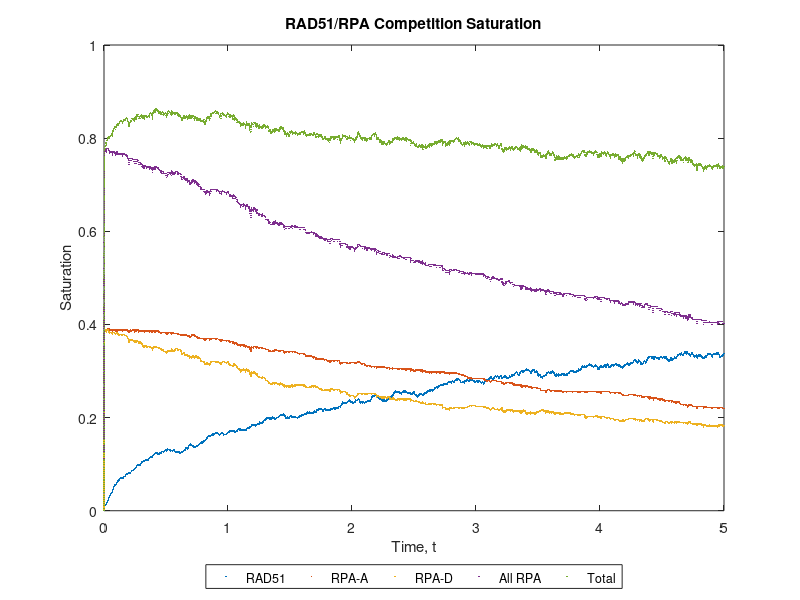

Recreate this plot in MATLAB.
clearvars
close all;

% This is the new model for the competition between RPA and RAD51
% nucleoproteins on ssDNA. It utilizes the Direct Gillespie Algorithm and
% tracks various saturations of the DNA lattice over time. RPA is split
% into two segments, A(which has a very strong affinity for ssDNA) and D
% (which has a lower affinity for ssDNA). Both proteins can bind and unbind
% whenever as long as there are available locations for it.

N = 5000;   %length of ssDNA lattice
% RAD51 Parameters
RAD51 = 51; %value that will be stored on lattice to represent bound RAD51
n_RAD51 = 3;    %length of RAD51 protein
L_RAD51_Total = 2;  %total concentration of RAD51 in solution
Percent_M_RAD51 = 1;    %percentage of RAD51 solution which is monomers
w_RAD51 = 1;    %cooperativity parameter for RAD51
k_on_RAD51 = 1;     %kinetic rate constant for RAD51 binding to ssDNA
k_off_RAD51 = 1;    %kinetic rate constant for RAD51 dissociating from ssDNA

L_RAD51_M = L_RAD51_Total*Percent_M_RAD51;  %calculates concentration of RAD51 monomers
L_RAD51_D = L_RAD51_Total-L_RAD51_M;    %calculates concentration of RAD51 dimers

% RPA Parameters
RPA_A = 1;  %value to represent A piece of RPA on lattice
RPA_D = 3;  %value to represent D piece of RPA on lattice
n_A = 10;   %length of A component of RPA
n_D = 10;   %length of D component of RPA
L_RPA = 2;  %concentration of RPA in solution
w_RPA = 5;  %cooperativity parameter of RPA (for macroscopic binding)
k_on_RPAa = 25; %kinetic rate constant for RPA-A binding to ssDNA
k_on_RPAd = 15;  %kinetic rate constant for RPA-D binding to ssDNA
k_off_RPAa = 0.5; %kinetic rate constant for RPA-A dissociating from ssDNA
k_off_RPAd = 0.3; %kinetic rate constant for RPA-D dissociating from ssDNA

n_RPA = sum([n_A,n_D]);   %calculates total length of RPA molecule
%%%%%%%%%%%%%%%%%%%%%%%%%%%%%%%%%%%%%%%%%%%%%%%%%%%%%%%%%%%%%%%%%%%%%%%%%%%
% Memory Allocation
DNA = zeros(2,N);   %array to represent DNA
                    %top row is used to store locations of hinged open RPA-D
                    %bottom row actually represents the DNA itself
RAD51_Mon_BoundAtSpot = zeros(1,N); %array used to record where RAD51 Monomers are bound
RPA_A_BoundAtSpot = zeros(1,N); %array to record where RPA-A is actively bound
RPA_D_BoundAtSpot = zeros(1,N); %array to record where RPA-D is actively bound
RPA_D_HingedOpen = zeros(1,N);  %array to record where RPA-D is microscopically dissociated from lattice
LocationHistory = zeros(14,1);  %Matrix used to store locations of all events. Same order as Full_Propensity

MaxTime = 5;  %maximum time the simulation runs to

% Initial Values
t(1) = 0;   %initial time is zero
FracCover_RAD51(1) = 0; %initially no RAD51 is on the lattice
FracCover_RPA_A(1) = 0; %initially empty lattice
FracCover_RPA_D(1) = 0; %initially empty lattice
FracCover_RPA(1) = 0;   %initially no RPA on the lattice
FracCover_Total(1) = 0; %initially the lattice is empty
x_Bound_RAD51_M(1) = 0; %initially 0 RAD51 Monomers bound to lattice
x_Bound_RAD51_D(1) = 0; %initially 0 RAD51 Dimers bound to lattice
x_Bound_RPA_A(1) = 0;   %initially 0 RPA molecules bound to lattice
x_Bound_RPA_D(1) = 0;   %initially 0 RPA molecules bound to lattice
%%%%%%%%%%%%%%%%%%%%%%%%%%%%%%%%%%%%%%%%%%%%%%%%%%%%%%%%%%%%%%%%%%%%%%%%%%%

Event_Count = 0;    %counts how many events happen within the simulation
while max(t) <= MaxTime
    Event_Count = Event_Count+1;    %advances event counter
    
%%%%%%%%%%%%%%%%%%%%%%%%%%%%%%%%%%%%%%%%%%%%%%%%%%%%%%%%%%%%%%%%%%%%%%%%%%%
    SearchVars1 = {'Gap_Left','Gap_Right','Gap_Size','Gap_Edges','RAD51_M_Available_Gap_Edges','RAD51_D_Available_Gap_Edges','RPA_Available_Gap_Edges','RAD51_Mon_DC','RAD51_Dim_DC','RPA_DC','RAD51_Mon_SC','RAD51_Dim_SC','RPA_SC'};    %variables used in Search Process
    SearchVars2 = {'Gap_Size_RAD51_M_I','RAD51_M_Available_I_Gap_Edges','Gap_Size_RAD51_D_I','RAD51_D_Available_I_Gap_Edges','Gap_Size_RPA_I','RPA_Available_I_Gap_Edges','RAD51_Filament_Edges','RAD51_Filament_Lengths','RAD51_D_Filament_Locations','RAD51_D_Filament_Lengths','Monomers_per_Dimer_Filament'};    %more search variables
    clear SearchVars1;   %clear all search variables that would otherwise overlap
    clear SearchVars2;   %clear all search variables that would otherwise overlap
    
    Gap_Left = find(diff([1 DNA(2,:) 1])<0 & diff([1 DNA(2,:) 1]) ~= RPA_A-RPA_D & diff([1 DNA(2,:) 1]) ~=RPA_D-RAD51 & diff([1 DNA(2,:) 1]) ~= RPA_A-RAD51);    %left most available location of all gaps on lattice
    Gap_Right = find(diff([1 DNA(2,:) 1])>0 & diff([1 DNA(2,:) 1]) ~= RPA_D-RPA_A & diff([1 DNA(2,:) 1]) ~= RAD51-RPA_D & diff([1 DNA(2,:) 1]) ~= RAD51-RPA_A)-1; %right most available location of all gaps on lattice
    Gap_Size = (Gap_Right-Gap_Left)+1;    %calculates the size of each gap
    Gap_Edges = [Gap_Left;Gap_Right];   %lists all gap edges (1st row = left edge, 2nd row = right edge)
    
    RAD51_M_Available_Gap_Edges = [Gap_Left(Gap_Size >= n_RAD51);Gap_Right(Gap_Size >= n_RAD51)];   %lists the left (1st row) and right (2nd row) edges
                                                                                                    %of gaps large enough for RAD51 monomers
    RAD51_D_Available_Gap_Edges = [Gap_Left(Gap_Size >= 2*n_RAD51);Gap_Right(Gap_Size >= 2*n_RAD51)];   %lists the left (1st row) and right (2nd row) edges
                                                                                                        %of gaps large enough for RAD51 dimers
    RPA_Available_Gap_Edges = [Gap_Left(Gap_Size >= n_RPA);Gap_Right(Gap_Size >= n_RPA)];   %lists left (1st row) and right (2nd row) edges of gaps
                                                                                            %large enough for an RPA protein to bind
    
    %Doubly Contiguous Search - Easiest
    RAD51_Mon_DC = Gap_Left(Gap_Size == n_RAD51 & Gap_Left > 1 & Gap_Left < N-(n_RAD51-1));   %all available RAD51 Mon. DC sites
    RAD51_Dim_DC = Gap_Left(Gap_Size == 2*n_RAD51 & Gap_Left > 1 & Gap_Left < N-(2*n_RAD51-1)); %all available RAD51 Dim. DC sites
    RPA_DC = Gap_Left(Gap_Size == n_RPA & Gap_Left > 1 & Gap_Left < N-(n_RPA-1));   %all available RPA DC sites
   
    %Singly Contiguous Search
    RAD51_Mon_SC = unique([RAD51_M_Available_Gap_Edges(1,:),RAD51_M_Available_Gap_Edges(2,:)-(n_RAD51-1)]); %position of all locations at the edges of gaps available for RAD51 Mon.
    RAD51_Mon_SC(ismember(RAD51_Mon_SC,RAD51_Mon_DC)) = [];     %clears location if it's already been recorded as a DC location
    RAD51_Mon_SC(ismember(RAD51_Mon_SC,find(diff([0 DNA(2,:) 0]) == RPA_A)-n_RAD51) == 1 | ismember(RAD51_Mon_SC,find(diff([0 DNA(2,:) 0]) == RPA_D)-n_RAD51) == 1 | ismember(RAD51_Mon_SC,find(diff([0 DNA(2,:) 0]) == -RPA_A)) == 1 | ismember(RAD51_Mon_SC,find(diff([0 DNA(2,:) 0]) == -RPA_D)) == 1) = []; %clears any position that neighbors a protein other than RAD51 
    if DNA(2,n_RAD51+1) ~= RAD51    %if the first location isn't SC...
        RAD51_Mon_SC(RAD51_Mon_SC == 1) = [];   %...clear it
    end
    if DNA(2,N-n_RAD51) ~= RAD51       %if the final available location on lattice isn't SC...
        RAD51_Mon_SC(RAD51_Mon_SC == N-(n_RAD51-1)) = [];   %...clear it
    end
    RAD51_Dim_SC = unique([RAD51_D_Available_Gap_Edges(1,:),RAD51_D_Available_Gap_Edges(2,:)-(2*n_RAD51-1)]);   %positions of all locations at the edges of gaps available for RAD51 Dim.
    RAD51_Dim_SC(ismember(RAD51_Dim_SC,RAD51_Dim_DC)) = [];     %clears locations that have already been counted as a DC location
    RAD51_Dim_SC(ismember(RAD51_Dim_SC,find(diff([0 DNA(2,:) 0]) == RPA_A)-(2*n_RAD51)) == 1 | ismember(RAD51_Dim_SC,find(diff([0 DNA(2,:) 0]) == RPA_D)-(2*n_RAD51)) == 1 | ismember(RAD51_Dim_SC,find(diff([0 DNA(2,:) 0]) == -RPA_A)) == 1 | ismember(RAD51_Dim_SC,find(diff([0 DNA(2,:) 0]) == -RPA_D)) == 1) = []; %clears all position that neighbor a protein other than RAD51
    if DNA(2,2*n_RAD51+1) ~= RAD51    %if the first location isn't SC...
        RAD51_Dim_SC(RAD51_Dim_SC == 1) = [];   %...clear it
    end
    if DNA(2,N-(2*n_RAD51)) ~= RAD51       %if the final available location on lattice isn't SC...
        RAD51_Dim_SC(RAD51_Dim_SC == N-(2*n_RAD51-1)) = [];   %...clear it
    end
    RPA_SC = unique([RPA_Available_Gap_Edges(1,:),RPA_Available_Gap_Edges(2,:)-(n_RPA-1)]);   %positions of all locations at the edges of gaps available for RPA
    RPA_SC(ismember(RPA_SC,RPA_DC)) = [];     %clears locations that have already been counted as a DC location
    RPA_SC(ismember(RPA_SC,find(diff([0 DNA(2,:) 0]) == RAD51)-n_RPA) == 1 | ismember(RPA_SC,find(diff([0 DNA(2,:) 0]) == -RAD51)) == 1) = []; %clears all locations that don't neighbor an RPA protein (A or D)
    if DNA(2,n_RPA+1) ~= RPA_A   %if the first location isn't SC...
        RPA_SC(RPA_SC == 1) = [];   %...clear it
    end
    if DNA(2,N-n_RPA) ~= RPA_D & DNA(2,N-n_RPA) ~= RPA_A     %if the final available location on lattice isn't SC...
        RPA_SC(RPA_SC == N-(n_RPA-1)) = [];   %...clear it
    end
    
    %Isolated Search
    RAD51_Mon_I = [];   %initializes an empty array for RAD51 monomer isolated available sites
    Gap_Size_RAD51_M_I = Gap_Size(Gap_Size > n_RAD51+1);    %gap sizes of gaps large enough for a RAD51 monomer to bind in an isolated position
    RAD51_M_Available_I_Gap_Edges = Gap_Edges(:,ismember(Gap_Size,Gap_Size_RAD51_M_I) == 1);  %lists of gap edges (left = 1st row, right = 2nd row) that are large enough for any isolated binding
    for a = 1:length(RAD51_M_Available_I_Gap_Edges(1,:))
        RAD51_Mon_I = [RAD51_Mon_I, RAD51_M_Available_I_Gap_Edges(1,a)+1:1:RAD51_M_Available_I_Gap_Edges(2,a)-n_RAD51]; %adds sequential locations that are isolated locations available for RAD51 Mon
    end
    if DNA(2,n_RAD51) ~= RAD51 & DNA(2,1:n_RAD51) == 0   %if left end of lattice is available and isn't SC...
        RAD51_Mon_I = [1,RAD51_Mon_I];  %...add the first location to the list
    end
    if DNA(2,N-n_RAD51) ~= RAD51 & DNA(2,N-(n_RAD51-1):end) == 0   %if the right end of the lattice is available and isn't SC...
        RAD51_Mon_I = [RAD51_Mon_I,N-(n_RAD51-1)];  %...add the last location to the list
    end
    RAD51_Dim_I = [];   %initializes an empty array for RAD51 dimer isolated available sites
    Gap_Size_RAD51_D_I = Gap_Size(Gap_Size > 2*n_RAD51+1);    %gap sizes large enough for RAD51 Dimers
    RAD51_D_Available_I_Gap_Edges = Gap_Edges(:,ismember(Gap_Size,Gap_Size_RAD51_D_I));  %lists of gap edges (left = 1st row, right = 2nd row) that are large enough for any isolated binding
    for b = 1:length(RAD51_D_Available_I_Gap_Edges(1,:))
        RAD51_Dim_I = [RAD51_Dim_I, RAD51_D_Available_I_Gap_Edges(1,b)+1:1:RAD51_D_Available_I_Gap_Edges(2,b)-(2*n_RAD51)]; %adds sequential locations that are isolated locations available for RAD51 Dim
    end
    if DNA(2,1:2*n_RAD51) == 0 & DNA(2,(2*n_RAD51)+1) ~= RAD51   %if left end of lattice is available and isn't SC...
        RAD51_Dim_I = [1,RAD51_Dim_I];  %...add the first location to the list
    end
    if DNA(2,N-(2*n_RAD51-1):end) == 0 & DNA(2,N-(2*n_RAD51)) ~= RAD51   %if the right end of the lattice isn't SC...
        RAD51_Dim_I = [RAD51_Dim_I,N-(2*n_RAD51-1)];  %...add the last location to the list
    end
    RPA_I = [];   %initializes an empty array for RPA isolated available sites
    Gap_Size_RPA = Gap_Size(Gap_Size > n_RPA);  %gap sizes which are large enough for RPA isolated binding
    RPA_Available_I_Gap_Edges = Gap_Edges(:,ismember(Gap_Size,Gap_Size_RPA));  %lists of gap edges (left = 1st row, right = 2nd row) that are large enough for any isolated binding
    for c = 1:length(RPA_Available_I_Gap_Edges(1,:))
        RPA_I = [RPA_I, RPA_Available_I_Gap_Edges(1,c)+1:1:RPA_Available_I_Gap_Edges(2,c)-n_RPA]; %adds sequential locations that are isolated locations available for RAD51 Mon
    end
    if DNA(2,1:n_RPA) == 0 & DNA(2,n_RPA+1) ~= RPA_A   %if left end of lattice is available and isn't SC...
        RPA_I = [1,RPA_I];  %...add the first location to the list
    end
    if DNA(2,N-(n_RPA-1):end) == 0 & DNA(2,N-(n_RPA+1)) ~= RPA_A & DNA(2,N-(n_RPA+1)) ~= RPA_D  %if the right end of the lattice is available and isn't SC...
        RPA_I = [RPA_I,N-(n_RPA-1)];  %...add the last location to the list
    end
    
    Populations = [numel(RAD51_Mon_I),numel(RAD51_Mon_SC),numel(RAD51_Mon_DC),numel(RAD51_Dim_I),numel(RAD51_Dim_SC),numel(RAD51_Dim_DC),numel(RPA_I),numel(RPA_SC),numel(RPA_DC)];
                %populations of the available locations listed in order
                % 1 - RAD51 Monomer Isolated
                % 2 - RAD51 Monomer Singly Contiguous
                % 3 - RAD51 Monomer Doubly Contiguous
                % 4 - RAD51 Dimer Isolated
                % 5 - RAD51 Dimer Singly Contiguous
                % 6 - RAD51 Dimer Doubly Contiguous
                % 7 - RPA Isolated
                % 8 - RPA Singly Contiguous
                % 9 - RPA Doubly Contiguous
                
    %RPA-D Availble Locations
    Free_for_RPA_D = [];    %initializes an array for where hinged open RPA-D can rebind to DNA
    for d = find(RPA_D_HingedOpen == 1)   %check each location where RPA-D is hinged open
        if DNA(2,d:d+(n_D-1)) == 0     %if no proteins are bound below hinged open RPA-D...
            Free_for_RPA_D = [Free_for_RPA_D,d];    %...adds location to store where RPA-D can rebind this event
        end
    end
    %Population of Bound Proteins
    x_Bound_RAD51_M(Event_Count) = numel(find(DNA(2,:) == RAD51))/n_RAD51;    %calculates how many RAD51 Monomers are actively bound to DNA
    x_Bound_RPA_A(Event_Count) = numel(find(DNA(2,:) == RPA_A))/n_A;    %calculates the number of bound RPA-A
    x_Bound_RPA_D(Event_Count) = numel(find(DNA(2,:) == RPA_D))/n_D;    %calculates the number of actively bound RPA-D
    %Search for RAD51 Dimers (Uses Filament Lengths)
    RAD51_Dim_BoundAtSpot = zeros(1,N); %array used to record where RAD51 Dimers are bound on the lattice
    RAD51_Filament_Edges = [find(diff([0 DNA(2,:) 0]) == 51 | diff([0 DNA(2,:) 0]) == 50 | diff([0 DNA(2,:) 0]) == 48);find(diff([0 DNA(2,:) 0]) == -51 | diff([0 DNA(2,:) 0]) == -50 | diff([0 DNA(2,:) 0]) == -48)-1];  %edges of RAD51 filaments (left = 1st row; right = 2nd row)
    RAD51_Filament_Lengths = RAD51_Filament_Edges(2,:)-RAD51_Filament_Edges(1,:)+1; %length of each RAD51 Filament on the lattice
    RAD51_D_Filament_Locations = RAD51_Filament_Edges(1,RAD51_Filament_Lengths > n_RAD51);  %location of all filaments which contain a dimer
    RAD51_D_Filament_Lengths = RAD51_Filament_Lengths(RAD51_Filament_Lengths > n_RAD51);   %length of RAD51 filaments which contain a dimer
    Monomers_per_Dimer_Filament = RAD51_D_Filament_Lengths./n_RAD51;    %number of monomers in each filament that contains a dimer
    Left_RAD51_Dimer_Filament = []; %initializes array to record locations of dimers in filaments
    if numel(RAD51_D_Filament_Locations) > 0   %if there are any filaments containing dimers...
        for e = 1:numel(RAD51_D_Filament_Locations)     %...check each one to add it to the list of dimer locations
            if RAD51_D_Filament_Lengths(e) == 2*n_RAD51    %if there's only one dimer in the filament...
                Left_RAD51_Dimer_Filament = [Left_RAD51_Dimer_Filament,RAD51_D_Filament_Locations(e)];  %...then record the location of that dimer   %...then record that there is a dimer bound at corresponding location
            else   %...otherwise we have to check each monomer location
                for f = 1:Monomers_per_Dimer_Filament(e)-1     %record that there's a possible dimer at each monomer location (except the last one)
                    Left_RAD51_Dimer_Filament = [Left_RAD51_Dimer_Filament,RAD51_D_Filament_Locations(e)+((f-1)*n_RAD51)];  %record location of the beginning of each dimer within the filament
                end
            end
        end
    end
    RAD51_Dim_BoundAtSpot(Left_RAD51_Dimer_Filament) = 1;   %records where all possible dimers are located
    x_Bound_RAD51_D(Event_Count) = numel(find(RAD51_Dim_BoundAtSpot == 1)); %number of RAD51 Dimers bound to lattice
%%%%%%%%%%%%%%%%%%%%%%%%%%%%%%%%%%%%%%%%%%%%%%%%%%%%%%%%%%%%%%%%%%%%%%%%%%%
    Macro_Propensity = [k_on_RAD51*L_RAD51_M,k_on_RAD51*L_RAD51_M*w_RAD51,k_on_RAD51*L_RAD51_M*(w_RAD51^2),k_on_RAD51*L_RAD51_D,k_on_RAD51*L_RAD51_D*w_RAD51,k_on_RAD51*L_RAD51_D*(w_RAD51^2),k_on_RPAa*L_RPA,k_on_RPAa*L_RPA*w_RPA,k_on_RPAa*(w_RPA^2)].*Populations;  %propensity functions for macroscopic reactions
    Unbinding_Propensity = [k_off_RAD51*x_Bound_RAD51_M(Event_Count),k_off_RAD51*x_Bound_RAD51_D(Event_Count),k_off_RPAa*x_Bound_RPA_A(Event_Count),k_off_RPAd*x_Bound_RPA_D(Event_Count)];   %propensity functions of unbinding reactions
                % 1 - RAD51 Monomer Unbinding
                % 2 - RAD51 Dimer Unbinding
                % 3 - RPA Macroscopically Dissociating
                % 4 - RPA-D Microscopically Dissociating
    Micro_Propensity = k_on_RPAd*numel(Free_for_RPA_D);   %propensity function for RPA-D rebinding (hinging closed)
    Full_Propensity = [Macro_Propensity, Unbinding_Propensity, Micro_Propensity];  %full listing of propensity functions for the simulation
                % 1 - RAD51 Monomer I Binding
                % 2 - RAD51 Monomer SC Binding
                % 3 - RAD51 Monomer DC Binding
                % 4 - RAD51 Dimer I Binding
                % 5 - RAD51 Dimer SC Binding
                % 6 - RAD51 Dimer DC Binding
                % 7 - RPA Macro I Binding
                % 8 - RPA Macro SC Binding
                % 9 - RPA Macro DC Binding
                % 10 - RAD51 Monomer Unbinding
                % 11 - RAD51 Dimer Unbinding
                % 12 - RPA Macro Dissociating
                % 13 - RPA-D Micro Dissociating
                % 14 - RPA-D Micro Binding
    
    a_0 = sum(Full_Propensity); %sum of all propensity functions
    Randoms = [rand,rand];  %random numbers for Monte Carlo step
    dt(Event_Count) = (1/a_0)*log(1/Randoms(1)); %time until next reaction occurs
    
    %Direct Method of Calculating which reaction is next to occur
    if Full_Propensity(1) > Randoms(2)*a_0     %RAD51 Monomer I Binding Occurs
        j(Event_Count) = 1;  %records which reaction occured
        RAD51_Mon_I_Bind_Spot = RAD51_Mon_I(randi(numel(RAD51_Mon_I)));    %selects random location to bind to that's available
        DNA(2,RAD51_Mon_I_Bind_Spot:RAD51_Mon_I_Bind_Spot+(n_RAD51-1)) = RAD51; %binds RAD51 monomer to DNA lattice
        RAD51_Mon_BoundAtSpot(RAD51_Mon_I_Bind_Spot) = 1;   %records that there is a protein bound at this location
        LocationHistory(1,Event_Count) = RAD51_Mon_I_Bind_Spot;   %stores location in LocationHistory
    elseif sum(Full_Propensity(1:2)) > Randoms(2)*a_0  %RAD51 Monomer SC Binding Occurs
        j(Event_Count) = 2; %records which reaction occured
        RAD51_Mon_SC_Bind_Spot = RAD51_Mon_SC(randi(numel(RAD51_Mon_SC)));  %selects random location to bind RAD51 to that's available for corresponding reaction
        DNA(2,RAD51_Mon_SC_Bind_Spot:RAD51_Mon_SC_Bind_Spot+(n_RAD51-1)) = RAD51;   %binds RAD51 monomer
        RAD51_Mon_BoundAtSpot(RAD51_Mon_SC_Bind_Spot) = 1;  %records that a RAD51 Mon. is bound here
        LocationHistory(2,Event_Count) = RAD51_Mon_SC_Bind_Spot;    %records location of the event
    elseif sum(Full_Propensity(1:3)) > Randoms(2)*a_0  %RAD51 Monomer DC Binding Occurs
        j(Event_Count) = 3; %records which reaction occured
        RAD51_Mon_DC_Bind_Spot = RAD51_Mon_DC(randi(numel(RAD51_Mon_DC)));  %selects random location for binding
        DNA(2,RAD51_Mon_DC_Bind_Spot:RAD51_Mon_DC_Bind_Spot+(n_RAD51-1)) = RAD51;   %binds RAD51 dimer to location
        RAD51_Mon_BoundAtSpot(RAD51_Mon_DC_Bind_Spot) = 1; %records where monomer of RAD51 is bound
        LocationHistory(3,Event_Count) = RAD51_Mon_DC_Bind_Spot;    %records where binding happened and when
    elseif sum(Full_Propensity(1:4)) > Randoms(2)*a_0  %RAD51 Dimer I Binding Occurs
        j(Event_Count) = 4; %records which reaction occured
        RAD51_Dim_I_Bind_Spot = RAD51_Dim_I(randi(numel(RAD51_Dim_I))); %selects random location for dimer binding
        DNA(2,RAD51_Dim_I_Bind_Spot:RAD51_Dim_I_Bind_Spot+(2*n_RAD51-1)) = RAD51;   %binds RAD51 dimer
        RAD51_Mon_BoundAtSpot([RAD51_Dim_I_Bind_Spot,RAD51_Dim_I_Bind_Spot+n_RAD51]) = 1;   %records location of each monomer in the dimer
        LocationHistory(4,Event_Count) = RAD51_Dim_I_Bind_Spot; %records where location happened with this event
    elseif sum(Full_Propensity(1:5)) > Randoms(2)*a_0  %RAD51 Dimer SC Binding Occurs
        j(Event_Count) = 5; %records which reaction occured
        RAD51_Dim_SC_Bind_Spot = RAD51_Dim_SC(randi(numel(RAD51_Dim_SC)));  %selects location for dimer binding
        DNA(2,RAD51_Dim_SC_Bind_Spot:RAD51_Dim_SC_Bind_Spot+(2*n_RAD51-1)) = RAD51; %binds dimer to location
        RAD51_Mon_BoundAtSpot([RAD51_Dim_SC_Bind_Spot,RAD51_Dim_SC_Bind_Spot+n_RAD51]) = 1; %reocrds location of each monomer part
        LocationHistory(5,Event_Count) = RAD51_Dim_SC_Bind_Spot;    %records where binding happened and which type of reaction
    elseif sum(Full_Propensity(1:6)) > Randoms(2)*a_0  %RAD51 Dimer DC Binding Occurs
        j(Event_Count) = 6; %records which reaction occured
        RAD51_Dim_DC_Bind_Spot = RAD51_Dim_DC(randi(numel(RAD51_Dim_DC)));  %selects location for dimer binding
        DNA(2,RAD51_Dim_DC_Bind_Spot:RAD51_Dim_DC_Bind_Spot+(2*n_RAD51-1)) = RAD51; %binds dimer to location
        RAD51_Mon_BoundAtSpot([RAD51_Dim_DC_Bind_Spot,RAD51_Dim_DC_Bind_Spot+n_RAD51]) = 1; %reocrds location of each monomer part
        LocationHistory(6,Event_Count) = RAD51_Dim_DC_Bind_Spot;    %records where binding happened and which type of reaction
    elseif sum(Full_Propensity(1:7)) > Randoms(2)*a_0  %RPA Macro I Binding Occurs
        j(Event_Count) = 7; %records which reaction occured
        RPA_Macro_I_Bind_Spot = RPA_I(randi(numel(RPA_I))); %chooses random location for RPA macro binding
        DNA(2,RPA_Macro_I_Bind_Spot:RPA_Macro_I_Bind_Spot+(n_A-1)) = RPA_A; %binds A part of RPA
        DNA(2,RPA_Macro_I_Bind_Spot+n_A:RPA_Macro_I_Bind_Spot+n_A+(n_D-1)) = RPA_D; %binds D component of RPA to lattice
        RPA_A_BoundAtSpot(RPA_Macro_I_Bind_Spot) = 1;   %records where A component is bound
        RPA_D_BoundAtSpot(RPA_Macro_I_Bind_Spot+n_A) = 1;  %records wehre D compoenet of RPA is bound
        LocationHistory(7,Event_Count) = RPA_Macro_I_Bind_Spot; %records where this reaction occured in this event
    elseif sum(Full_Propensity(1:8)) > Randoms(2)*a_0  %RPA Macro SC Binding Occurs
        j(Event_Count) = 8; %records which reaction occured
        RPA_Macro_SC_Bind_Spot = RPA_SC(randi(numel(RPA_SC))); %chooses random location for RPA macro binding
        DNA(2,RPA_Macro_SC_Bind_Spot:RPA_Macro_SC_Bind_Spot+(n_A-1)) = RPA_A; %binds A part of RPA
        DNA(2,RPA_Macro_SC_Bind_Spot+n_A:RPA_Macro_SC_Bind_Spot+n_A+(n_D-1)) = RPA_D; %binds D component of RPA to lattice
        RPA_A_BoundAtSpot(RPA_Macro_SC_Bind_Spot) = 1;   %records where A component is bound
        RPA_D_BoundAtSpot(RPA_Macro_SC_Bind_Spot+n_A) = 1;  %records wehre D compoenet of RPA is bound
        LocationHistory(8,Event_Count) = RPA_Macro_SC_Bind_Spot; %records where this reaction occured in this event
    elseif sum(Full_Propensity(1:9)) > Randoms(2)*a_0  %RPA Macro DC Binding Occurs
        j(Event_Count) = 9; %records which reaction occured
        RPA_Macro_DC_Bind_Spot = RPA_DC(randi(numel(RPA_DC))); %chooses random location for RPA macro binding
        DNA(2,RPA_Macro_DC_Bind_Spot:RPA_Macro_DC_Bind_Spot+(n_A-1)) = RPA_A; %binds A part of RPA
        DNA(2,RPA_Macro_DC_Bind_Spot+n_A:RPA_Macro_DC_Bind_Spot+n_A+(n_D-1)) = RPA_D; %binds D component of RPA to lattice
        RPA_A_BoundAtSpot(RPA_Macro_DC_Bind_Spot) = 1;   %records where A component is bound
        RPA_D_BoundAtSpot(RPA_Macro_DC_Bind_Spot+n_A) = 1;  %records wehre D compoenet of RPA is bound
        LocationHistory(9,Event_Count) = RPA_Macro_DC_Bind_Spot; %records where this reaction occured in this event
    elseif sum(Full_Propensity(1:10)) > Randoms(2)*a_0 %RAD51 Monomer Unbinding Occurs
        j(Event_Count) = 10; %records which reaction occured
        RAD51_Bound_Monomers = find(RAD51_Mon_BoundAtSpot == 1);    %list of all locations a RAD51 monomer is bound
        RAD51_M_Unbind_Spot = RAD51_Bound_Monomers(randi(numel(RAD51_Bound_Monomers))); %selects random monomer that will unbind
        DNA(2,RAD51_M_Unbind_Spot:RAD51_M_Unbind_Spot+(n_RAD51-1)) = 0; %unbinds the monomer
        RAD51_Mon_BoundAtSpot(RAD51_M_Unbind_Spot) = 0; %removes location from BountAtSpot
        LocationHistory(10,Event_Count) = RAD51_M_Unbind_Spot;  %records where this event occured
    elseif sum(Full_Propensity(1:11)) > Randoms(2)*a_0 %RAD51 Dimer Unbinding Occurs
        j(Event_Count) = 11; %records which reaction occured
        RAD51_Bound_Dimers = Left_RAD51_Dimer_Filament; %list of all locations where a dimer is bound
        RAD51_D_Unbind_Spot = RAD51_Bound_Dimers(randi(numel(RAD51_Bound_Dimers))); %randomly selects dimer to unbind from lattice
        DNA(2,RAD51_D_Unbind_Spot:RAD51_D_Unbind_Spot+(2*n_RAD51-1)) = 0;   %unbinds the dimer
        RAD51_Dim_BoundAtSpot(RAD51_D_Unbind_Spot) = 0; %removes location from BoundAtSpot (not necessary)
        RAD51_Mon_BoundAtSpot([RAD51_D_Unbind_Spot,RAD51_D_Unbind_Spot+n_RAD51]) = 0; %removes location from RAD51 Mon. BoundAtSpot record array
        LocationHistory(11,Event_Count) = RAD51_D_Unbind_Spot;  %records where this event occured
    elseif sum(Full_Propensity(1:12)) > Randoms(2)*a_0 %RPA Macro Dissociation
        j(Event_Count) = 12; %records which reaction occured
        RPA_Bound_Macro = find(RPA_A_BoundAtSpot == 1); %list of locations where RPA is macro. bound
        RPA_Macro_Unbind_Spot = RPA_Bound_Macro(randi(numel(RPA_Bound_Macro))); %selection of random RPA molecule to unbind
        DNA(2,RPA_Macro_Unbind_Spot:RPA_Macro_Unbind_Spot+(n_A-1)) = 0; %unbinds the A part of RPA
        if DNA(1,RPA_Macro_Unbind_Spot+n_A) == RPA_D  %if the D part of RPA is hinged open...
            DNA(1,RPA_Macro_Unbind_Spot+n_A:RPA_Macro_Unbind_Spot+n_A+n_D-1) = 0;   %...then clear that spot
            RPA_D_HingedOpen(RPA_Macro_Unbind_Spot+n_A) = 0;    %records that RPA is no longer hinged open here (it's not bound here at all)
        else
            DNA(2,RPA_Macro_Unbind_Spot+n_A:RPA_Macro_Unbind_Spot+n_A+n_D-1) = 0;   %otherwise clear the bound D part of RPA
            RPA_D_BoundAtSpot(RPA_Macro_Unbind_Spot+n_A) = 0; %clear location of RPA-D from the BoundAtSpot array
        end
        RPA_A_BoundAtSpot(RPA_Macro_Unbind_Spot) = 0;   %clear location of unbinding from RPA_A_BoundAtSpot
        LocationHistory(12,Event_Count) = RPA_Macro_Unbind_Spot;    %record where this event occured at
    elseif sum(Full_Propensity(1:13)) > Randoms(2)*a_0 %RPA-D Micro Dissociation
        j(Event_Count) = 13; %records which reaction occured
        RPA_D_Bound = find(RPA_D_BoundAtSpot == 1); %all locations where RPA-D is bound to the lattice
        RPA_D_Micro_Unbind_Spot = RPA_D_Bound(randi(numel(RPA_D_Bound))); %random RPA-D to unbind (hinge open)
        DNA(2,RPA_D_Micro_Unbind_Spot:RPA_D_Micro_Unbind_Spot+(n_D-1)) = 0; %unbinds RPA-D from corresponding location
        DNA(1,RPA_D_Micro_Unbind_Spot:RPA_D_Micro_Unbind_Spot+(n_D-1)) = RPA_D; %stores RPA-D in top row of DNA to show that it's hinged open
        RPA_D_BoundAtSpot(RPA_D_Micro_Unbind_Spot) = 0; %clears the recording of that RPA-D part being bound there
        RPA_D_HingedOpen(RPA_D_Micro_Unbind_Spot) = 1;  %records that the RPA-D is hinged open here
        LocationHistory(13,Event_Count) = RPA_D_Micro_Unbind_Spot;  %records where this reaction occured
    elseif sum(Full_Propensity(1:14)) > Randoms(2)*a_0 %RPA-D Micro Re-binding
        j(Event_Count) = 14; %records which reaction occured
        RPA_D_Micro_Bind_Spot = Free_for_RPA_D(randi(numel(Free_for_RPA_D)));  %random location where RPA-D can rebind (and will in this event)
        DNA(2,RPA_D_Micro_Bind_Spot:RPA_D_Micro_Bind_Spot+(n_D-1)) = RPA_D; %binds RPA-D to the DNA lattice
        DNA(1,RPA_D_Micro_Bind_Spot:RPA_D_Micro_Bind_Spot+(n_D-1)) = 0; %clears RPA-D from being hinged open
        RPA_D_BoundAtSpot(RPA_D_Micro_Bind_Spot) = 1;   %records that RPA-D is now bound to the DNA lattice
        RPA_D_HingedOpen(RPA_D_Micro_Bind_Spot) = 0;    %records that RPA-D is no longer hinged open
        LocationHistory(14,Event_Count) = RPA_D_Micro_Bind_Spot;    %records where this event occured
    end
    
    %Bug Checking - Finding Whole Proteins
    if numel(find(DNA(2,:) == RAD51))/n_RAD51 ~= round(numel(find(DNA(2,:) == RAD51))/n_RAD51)  %checks if there are an integer number of RAD51 proteins
        disp('ERROR: BROKEN RAD51');
        disp(['Last Reaction: ', num2str(j(end))]);
        break;
    elseif numel(find(DNA(2,:) == RPA_A))/n_A ~= round(numel(find(DNA(2,:) == RPA_A))/n_A)     %checks if there is an integer number of RPA-A bound
        disp('ERROR: BROKEN RPA-A');
        disp(['Last Reaction: ', num2str(j(end))]);
        break;
    elseif numel(find(DNA(2,:) == RPA_D))/n_D ~= round(numel(find(DNA(2,:) == RPA_D))/n_D)      %checks for an integer number of bound RPA_D
        disp('ERROR: BROKEN RPA-D (Bound)');
        disp(['Last Reaction: ', num2str(j(end))]);
        break;
    elseif numel(find(DNA(1,:) == RPA_D))/n_D ~= round(numel(find(DNA(1,:) == RPA_D))/n_D)      %checks for an integer number of hinged open RPA-D
        disp('ERROR: BROKEN RPA-D (Open)');
        disp(['Last Reaction: ', num2str(j(end))]);
        break;
    end
        
    t(Event_Count+1) = t(Event_Count)+dt(Event_Count);  %advance time according to time interval selected by Gillespie Algorithm
    
    FracCover_RAD51(Event_Count+1) = numel(find(DNA(2,:) == RAD51))/N; %RAD51 saturation of the DNA lattice after each event
    FracCover_RPA_A(Event_Count+1) = numel(find(DNA(2,:) == RPA_A))/N;  %saturation of RPA-A
    FracCover_RPA_D(Event_Count+1) = numel(find(DNA(2,:) == RPA_D))/N;  %saturation of RPA-D on the lattice
    FracCover_RPA(Event_Count+1) = sum([FracCover_RPA_A(Event_Count+1),FracCover_RPA_D(Event_Count+1)]);  %saturation of all parts of RPA
    FracCover_Total(Event_Count+1) = sum([FracCover_RAD51(Event_Count+1),FracCover_RPA(Event_Count+1)]);  %total saturation of the lattice (both RPA and RAD51)
end

figure(1);  %plots of saturation over time
scatter(t,FracCover_RAD51,1,'red','filled');    %RAD51 Saturation
hold on;
scatter(t,FracCover_RPA_A,1,'cyan','filled');   %RPA-A Saturation
scatter(t,FracCover_RPA_D,1,'blue','filled');   %RPA-D Saturation
scatter(t,FracCover_RPA,1,'magenta','filled');  %RPA Saturation
scatter(t,FracCover_Total,1,'black','filled');  %total protein saturation
xlabel('Time, t');
xlim([0 MaxTime]);
ylabel('Saturation');
ylim([0 1]);
title('RAD51/RPA Competition Saturation');
legend('RAD51','RPA-A','RPA-D','All RPA','Total','location','southoutside','orientation','horizontal');
box on;